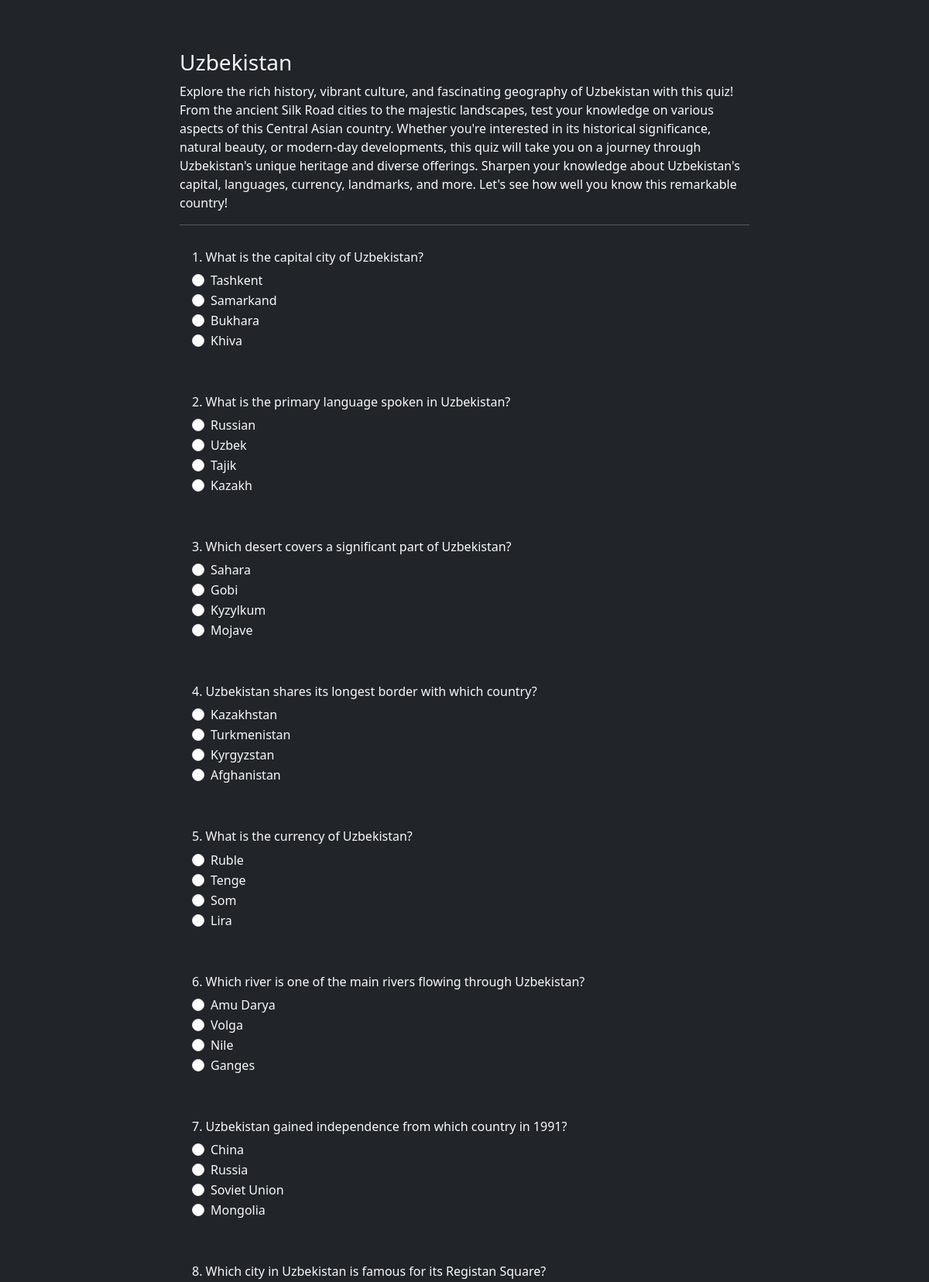
Page /quiz/detail/1/ (upper part) on the committed database.
### main/models.py (models this page shows, shortened)
class Quiz(models.Model):
	title = models.CharField(max_length=255)
	description = models.TextField(blank=True, null=True)
	category = models.ForeignKey(to=Category, on_delete=models.CASCADE, blank=True, null=True)
	created_at = models.DateTimeField(auto_now_add=True)
	updated_at = models.DateTimeField(auto_now=True)
	class Meta:
		verbose_name_plural = 'Quizzes'

class Question(models.Model):
	quiz = models.ForeignKey(to=Quiz, on_delete=models.CASCADE, related_name='questions')
	text = models.CharField(max_length=255)

class Choice(models.Model):
	question = models.ForeignKey(to=Question, on_delete=models.CASCADE, related_name='choices')
	text = models.CharField(max_length=255)
	is_correct = models.BooleanField(default=False)

### main/views.py (the view)
def quiz_detail(request, quiz_id):
	quiz = get_object_or_404(models.Quiz, id=quiz_id)
	questions = models.Question.objects.filter(quiz=quiz)
	if request.method == 'POST':
		correct_answers = 0
		total_questions = questions.count()
		name = request.POST['name']
		for question in questions:
			choice_id = request.POST.get(f'question-{question.id}')
			if choice_id:
				try:
					choice = models.Choice.objects.get(id=choice_id)
					if choice.is_correct:
						correct_answers += 1
				except models.Choice.DoesNotExist:
					pass
		results = {
			'quiz': quiz,
			'correct': correct_answers,
			'questions': total_questions,
			'name': name.title(),
		}
		return render(request, 'quiz_detail.html', {'quiz': quiz, 'results': results})
	else:
		return render(request, 'quiz_detail.html', {'quiz': quiz, 'questions': questions})

### templates/quiz_detail.html (shortened to what this page needs)
<!doctype html>
<html lang="en">
<head>
    <link href="https://cdn.jsdelivr.net/npm/bootstrap@5.3.3/dist/css/bootstrap.min.css" rel="stylesheet">
</head>
<body class="bg-dark text-light">
    <div class="container">
        <div class="row">
            {% if results %}
                <div class="col-md-6 offset-md-3 text-center mt-5">
                    {% if results.correct == results.questions %}
                        <img src="https://tenor.com/en-GB/view/kaguya-sama-love-is-war-anime-dancing-chika-fujiwara-gif-15657054167849849765.gif" alt="Celebration GIF" class="img-fluid mb-3 rounded" />
                        <h1 class="custom-font">❤️ {{ results.name }}! I Love You! ❤️</h1>
                    {% else %}
                        <img src="https://tenor.com/view/new-gif-7815831476255579127.gif" alt="Thank You GIF" class="img-fluid mb-3 rounded" />
                        <h1 class="custom-font">{{ results.name }}!  Thank You!</h1>
                    {% endif %}
                    <p class="lead fw-semibold custom-font">Your score is <span id="score">{{ results.correct }}</span> out of {{ results.questions }}.</p>
                </div>
            {% else %}
                <form class="col-md-8 offset-md-2 mt-5" method="post">
                    <h3 class="mt-3">{{ quiz.title }}</h3>
                    <p>{{ quiz.description }}</p>
                    <hr>
                    {% if questions %}
                        {% for question in questions %}
                            <div class="mb-4 p-3">
                                <h6>{{ forloop.counter }}. {{ question.text }}</h6>
                                {% for choice in question.choices.all %}
                                    <div class="form-check">
                                        <input class="form-check-input" type="radio" name="question-{{ question.id }}" value="{{ choice.id }}" id="choice-{{ choice.id }}" required>
                                        <label class="form-check-label" for="choice-{{ choice.id }}">{{ choice.text }}</label>
                                    </div>
                                {% endfor %}
                            </div>
                        {% endfor %}
                    {% endif %}
                </form>
            {% endif %}
        </div>
    </div>
</body>
</html>

### templates/quiz_detail.html (style rules this page uses)
body { font-family: 'Segoe UI', Tahoma, Geneva, Verdana, sans-serif; }

### rows in the picture
Quiz: title "Uzbekistan", description "Explore the rich history, vibrant culture, and fascinating geography of Uzbekistan with this quiz! From the ancient Silk Road cities to the majestic landscapes, test your knowledge on various aspects of this Central Asian country. Whether you're interested in its historical significance, natural beauty, or modern-day developments, this quiz will take you on a journey through Uzbekistan's unique heritage and diverse offerings. Sharpen your knowledge about Uzbekistan's capital, languages, currency, landmarks, and more. Let's see how well you know this remarkable country!"
Question: text "What is the capital city of Uzbekistan?"
Choice: text "Tashkent"
Choice: text "Samarkand"
Choice: text "Bukhara"
Choice: text "Khiva"
Question: text "What is the primary language spoken in Uzbekistan?"
Choice: text "Russian"
Choice: text "Uzbek"
Choice: text "Tajik"
Choice: text "Kazakh"
Question: text "Which desert covers a significant part of Uzbekistan?"
Choice: text "Sahara"
Choice: text "Gobi"
Choice: text "Kyzylkum"
Choice: text "Mojave"
Question: text "Uzbekistan shares its longest border with which country?"
Choice: text "Kazakhstan"
Choice: text "Turkmenistan"
Choice: text "Kyrgyzstan"
Choice: text "Afghanistan"
Question: text "What is the currency of Uzbekistan?"
Choice: text "Ruble"
Choice: text "Tenge"
Choice: text "Som"
Choice: text "Lira"
Question: text "Which river is one of the main rivers flowing through Uzbekistan?"
Choice: text "Amu Darya"
Choice: text "Volga"
Choice: text "Nile"
Choice: text "Ganges"
Question: text "Uzbekistan gained independence from which country in 1991?"
Choice: text "China"
Choice: text "Russia"
Choice: text "Soviet Union"
Choice: text "Mongolia"
Question: text "Which city in Uzbekistan is famous for its Registan Square?"
